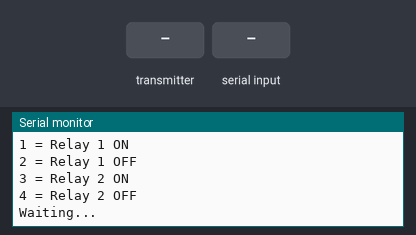
Simulated run of this sketch. Board: Arduino Mega 2560, built with avr-gcc and run on an emulated ATmega2560. On the bench: the last lines printed to the serial monitor. The test bench sets the inputs (shaded band). No radio packets arrive unless stated.

Above: at 2.2 s.
2.3 s: the transmitter starts sending msg = 1
At 2.37 s:
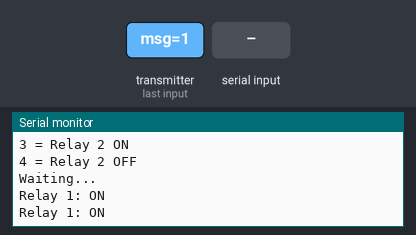
4.2 s: "90,45\n" received over Serial
At 4.22 s:
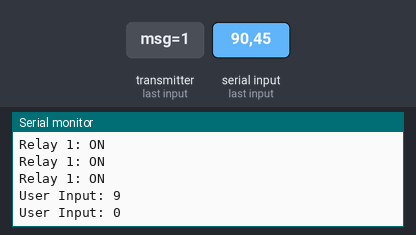
Timing chart, 0 to 7.2 s (numbered marks = the images above; inputs shaded):
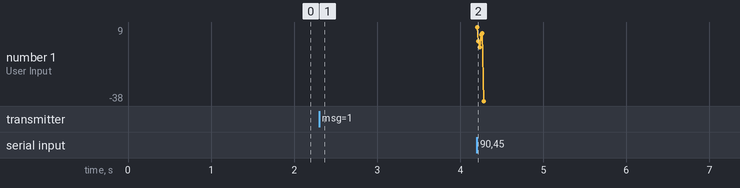

The sketch:

nRF24L01_-_Transmit_control.ino
```cpp
#include <nRF24L01.h>
#include <SPI.h>
#include <RF24.h>

RF24 radio (9, 53);                           // CE to 7 and CS to 8
byte address[][6] = {"00001", "00002"};
int dataHandler;

struct package
{
  int relay;
};
package data;

struct message
{
  int msg;
};
message MSG;


void setup()
{
  Serial.begin(9600);
  delay(1000);
  Serial.println("Input Number Codes.");
  Serial.println("1 = Relay 1 ON");
  Serial.println("2 = Relay 1 OFF");
  Serial.println("3 = Relay 2 ON");
  Serial.println("4 = Relay 2 OFF");
  Serial.println("Waiting...");
  radio.begin();
  radio.setChannel(115);
  radio.setPALevel(RF24_PA_MIN);
  radio.openReadingPipe(1, address[0]);
  radio.openWritingPipe(address[1]);
}


void codeMsg(int msg_val)
{
  if(msg_val == 1){
    Serial.println("Relay 1: ON");
    Serial.println("");
  }

  if(msg_val == 2){
    Serial.println("Relay 1: OFF");
    Serial.println("");
  }

  if(msg_val == 3){
    Serial.println("Relay 2: ON");
    Serial.println("");
  }

  if(msg_val == 4){
    Serial.println("Relay 2: OFF");
    Serial.println("");
  }
}


void ReadData()
{
  radio.startListening();
    while (radio.available())
    {
      radio.read( &MSG, sizeof(MSG) );
      codeMsg(MSG.msg);
    }
  }


void WriteData()
{
  radio.stopListening();
  radio.write(&data, sizeof(data));
  delay(1);
}


void loop()
{
  while(Serial.available()>0)
  {
      dataHandler = (Serial.read() - 48);
      data.relay = dataHandler;
      WriteData();
      Serial.print("User Input: ");
      Serial.println(dataHandler);
  }
  ReadData();
}
```

Measured:
- after the input at 2.3 s, the serial monitor: prints a new line at once (image 1)
- after the input at 4.2 s, the serial monitor: prints a new line at once (image 2)
